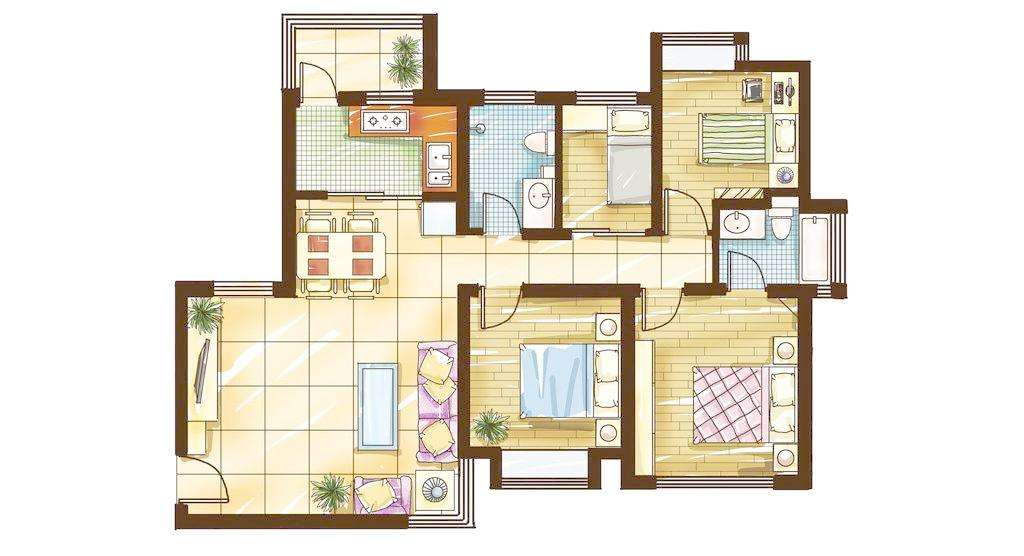
#> input picture in/test.jpg, 1024 x 556 px
$ python canny.py
#> lines starting #> are read from the running program, lines starting #| are printed output that depends on the picture; after the words box and inside, x2 and y2 are one past the last pixel; in counts of white or black regions, pixels touching at a corner belong together
import cv2
from queue import Queue
import numpy
from matplotlib import pyplot as plt
from PIL import Image, ImageDraw, ImageFont


def checkEmptyLine(line):
    for i in line:
        if i==255:
            return False
    return True

def cutEdge(array):
    top = 0
    while checkEmptyLine(array[top]):
        top = top + 1

    buttom = array.shape[0] - 1
    while checkEmptyLine(house_bin[buttom]):
        buttom = buttom - 1

    return top, buttom

dir = ((0, 1), (0, -1), (1, 0), (-1, 0))
def bfs():
    while(not q.empty()):
        p = q.get()
        i, j = p[0], p[1]
        house_bin[i][j] = 255
        out[i][j] = 255
        for ii in range(4):
            ni, nj = i + dir[ii][0], j + dir[ii][1]
            if(ni < height and nj < width and ni >= 0 and nj >= 0 and house_bin[ni][nj] == 0 and not vis[ni][nj]):
                print(ni, nj, house_bin[ni][nj], vis[ni][nj])
                q.put((ni, nj))
                vis[ni][nj] = 1

def drawText(pos, value):
    draw = ImageDraw.Draw(out)
    font = ImageFont.truetype('in/ubuntu.ttf', 20)
    draw.text(pos, str(value), fill=(0, 0, 0), font=font)


def calcValue():
    prev, now = 0, 0
    for i in range(width - 1):
        if out[10][i].sum() == 255 * 3 and out[10][i + 1].sum() == 0:
            if prev == 0:
                prev = i
            else:
                now = i
                print(prev, now)
                value = now - prev
                pos = prev + int(value * 0.42)
                drawText((pos, 8), value)
                prev = now

house_bin = cv2.imread('in/test.jpg', 0)
#> house_bin: shape (556, 1024); min 0, max 255, mean 226.1

house_bin = cv2.Canny(house_bin, 200, 255)
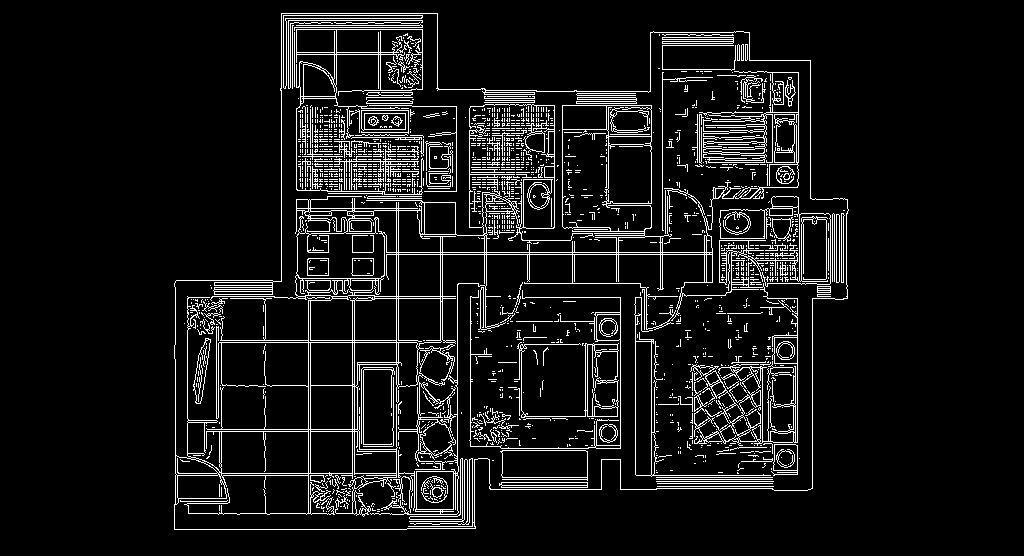
#> house_bin: shape (556, 1024); 8.2% white in thin lines or dots, all inside (x1, y1, x2, y2) = (174, 13, 849, 530)
top, buttom = cutEdge(house_bin)
#> the loop in cutEdge, `while checkEmptyLine(array[top]):` made 13 passes
#> after the loop in cutEdge, `while checkEmptyLine(array[top]):`: top = 13
#> the loop in cutEdge, `while checkEmptyLine(house_bin[buttom]):` made 26 passes
#> buttom on passes 1 to 12: 554, 553, 552, 551, 550, 549, 548, 547, 546, 545, 544, 543
#> after the loop in cutEdge, `while checkEmptyLine(house_bin[buttom]):`: buttom = 529
#> top = 13; buttom = 529
house_bin = house_bin[top-10:buttom+10]
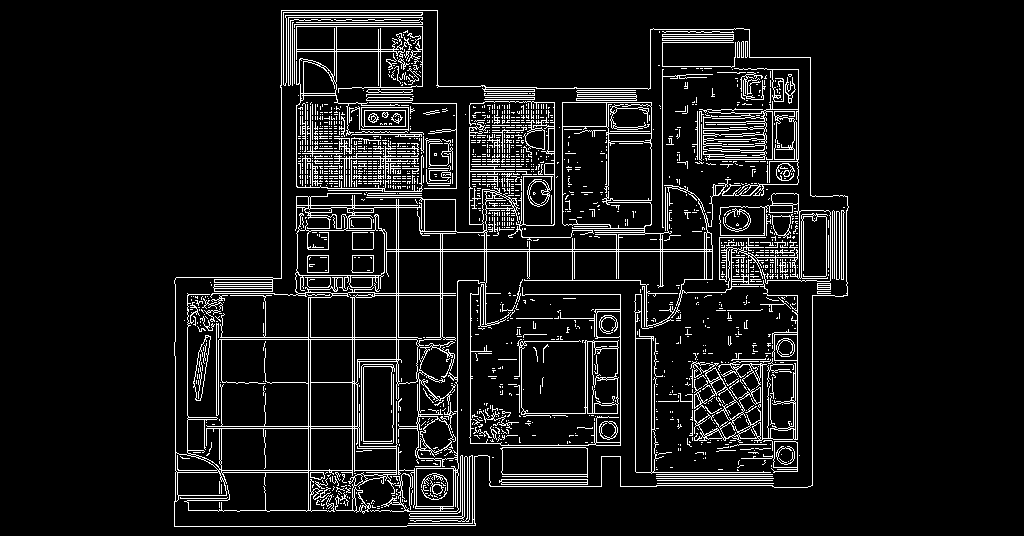
#> house_bin: shape (536, 1024); 8.5% white in thin lines or dots, all inside (x1, y1, x2, y2) = (174, 10, 849, 527)
house_bin = house_bin.transpose()
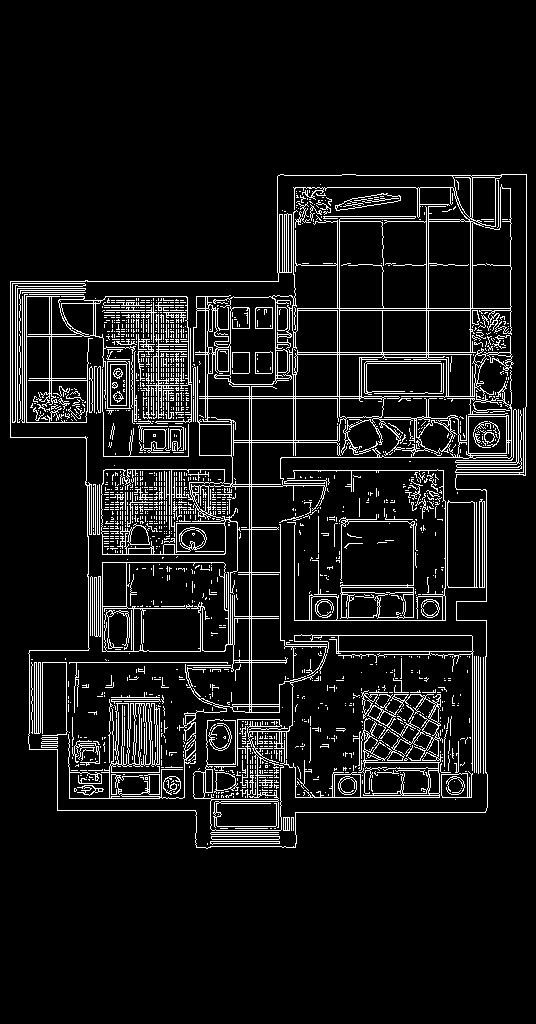
#> house_bin: shape (1024, 536); 8.5% white in thin lines or dots, all inside (x1, y1, x2, y2) = (10, 174, 527, 849)
left, right = cutEdge(house_bin)
#> the loop in cutEdge (call 2), `while checkEmptyLine(house_bin[buttom]):` made 175 passes
#> buttom on passes 1 to 3: 1022, 1021, 1020
#> left = 174; right = 848
house_bin = house_bin[left-10:right+10]
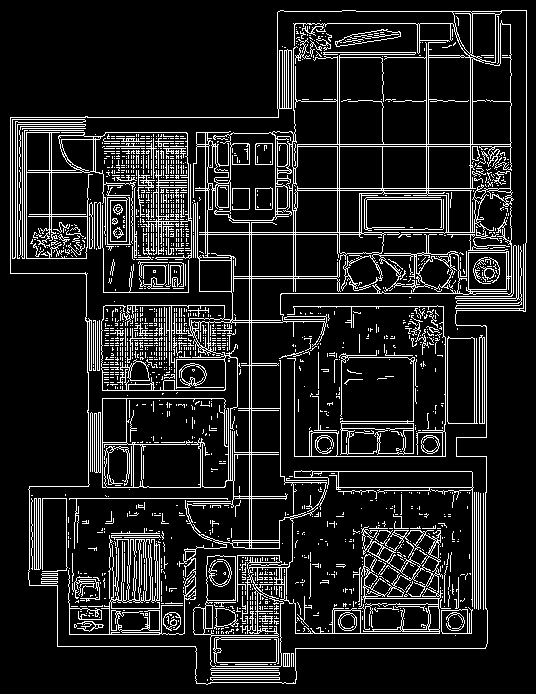
#> house_bin: shape (694, 536); 12.5% white in thin lines or dots
house_bin = house_bin.transpose()
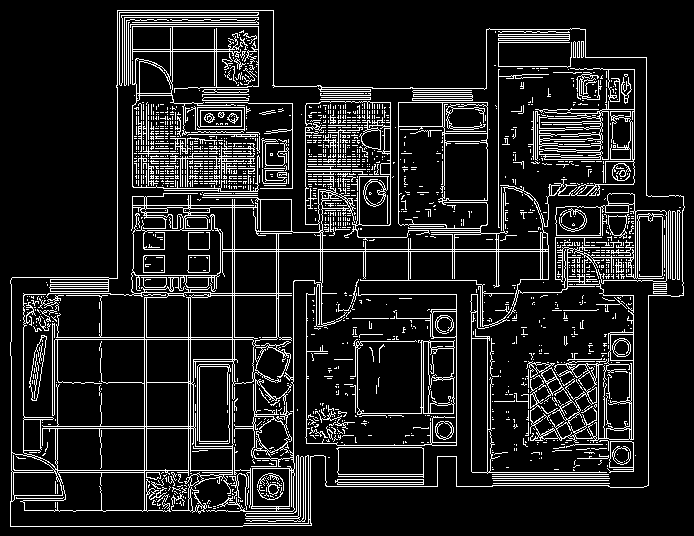
#> house_bin: shape (536, 694); 12.5% white in thin lines or dots

height, width = house_bin.shape
#> height = 536; width = 694
out = numpy.zeros((height, width), dtype=int)

q = Queue()
p = (0, 0)
vis = numpy.zeros(house_bin.shape, dtype=bool)
q.put(p)
vis[0][0] = True
bfs()
#> the loop in bfs, `while(not q.empty()):` made 103105 passes
#| 0 1 0 False
#| 1 0 0 False
#| 0 2 0 False
#| 1 1 0 False
#| 2 0 0 False
#| 0 3 0 False
#| 1 2 0 False
#| 2 1 0 False
#| 3 0 0 False
#| 0 4 0 False
#> (further printed lines are left out)
#> after the loop in bfs, `while(not q.empty()):`:
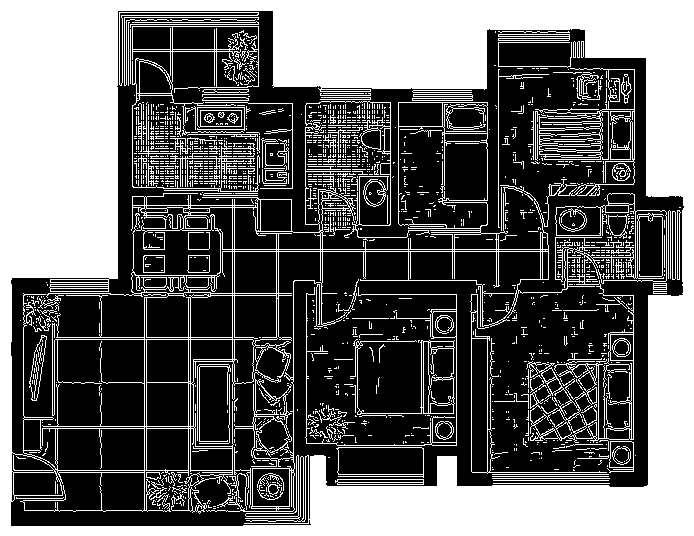
#> house_bin: shape (536, 694); 40.2% white; 1679 white regions (1492 under 20 px), largest, box (x1, y1, x2, y2) and area: (0, 0, 694, 536) 124788, (132, 26, 260, 192) 1669, (305, 101, 430, 241) 852
#> after the loop in bfs, `while(not q.empty()):`:
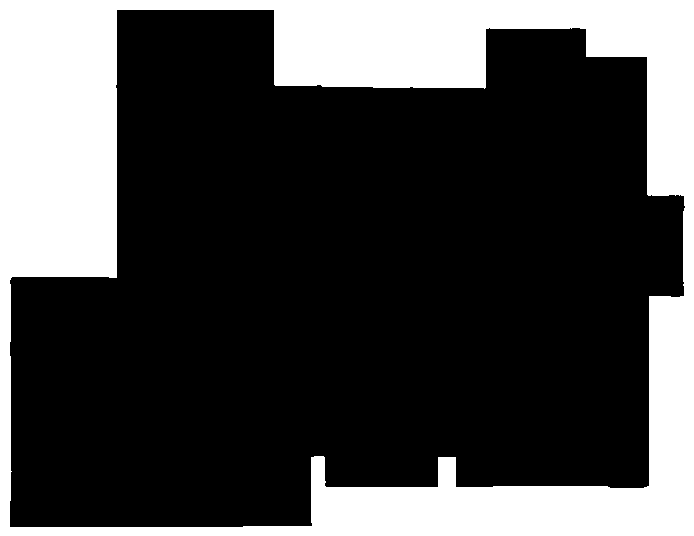
#> out: shape (536, 694) int64; 27.7% white; 1 white region, box (x1, y1, x2, y2) and area: (0, 0, 694, 536) 103105

border = 50
out_ = Image.new('RGB', (width+2*border, height+2*border), 'white')
#> out_: PIL image 794x636 RGB; every value is 255
#> (the run stopped early here; a loop or call above may not have finished)
